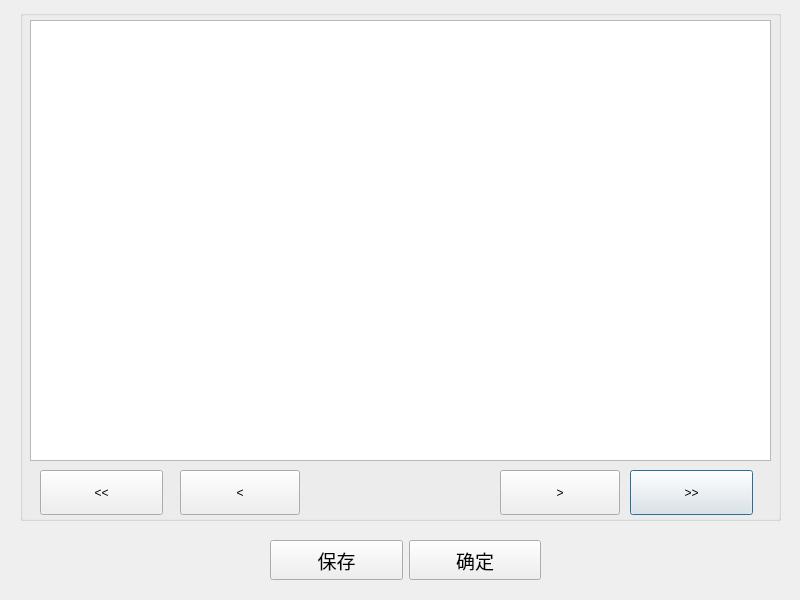
<?xml version="1.0" encoding="UTF-8"?>
<ui version="4.0">
 <class>RfidlogDialog</class>
 <widget class="QDialog" name="RfidlogDialog">
  <property name="geometry">
   <rect>
    <x>0</x>
    <y>0</y>
    <width>800</width>
    <height>600</height>
   </rect>
  </property>
  <property name="minimumSize">
   <size>
    <width>800</width>
    <height>600</height>
   </size>
  </property>
  <property name="windowTitle">
   <string>日志文件</string>
  </property>
  <widget class="QGroupBox" name="tablegroupBox">
   <property name="geometry">
    <rect>
     <x>20</x>
     <y>10</y>
     <width>761</width>
     <height>511</height>
    </rect>
   </property>
   <property name="title">
    <string/>
   </property>
   <widget class="QTableView" name="AuthRecordtableView">
    <property name="geometry">
     <rect>
      <x>10</x>
      <y>10</y>
      <width>741</width>
      <height>441</height>
     </rect>
    </property>
    <property name="maximumSize">
     <size>
      <width>16777215</width>
      <height>16777215</height>
     </size>
    </property>
   </widget>
   <widget class="QPushButton" name="AuthRightendButton">
    <property name="geometry">
     <rect>
      <x>610</x>
      <y>460</y>
      <width>123</width>
      <height>45</height>
     </rect>
    </property>
    <property name="text">
     <string>&gt;&gt;</string>
    </property>
   </widget>
   <widget class="QPushButton" name="AuthLeftendButton">
    <property name="geometry">
     <rect>
      <x>20</x>
      <y>460</y>
      <width>123</width>
      <height>45</height>
     </rect>
    </property>
    <property name="text">
     <string>&lt;&lt;</string>
    </property>
   </widget>
   <widget class="QPushButton" name="AuthLeftButton">
    <property name="geometry">
     <rect>
      <x>160</x>
      <y>460</y>
      <width>120</width>
      <height>45</height>
     </rect>
    </property>
    <property name="text">
     <string>&lt;</string>
    </property>
   </widget>
   <widget class="QPushButton" name="AuthRightButton">
    <property name="geometry">
     <rect>
      <x>480</x>
      <y>460</y>
      <width>120</width>
      <height>45</height>
     </rect>
    </property>
    <property name="text">
     <string>&gt;</string>
    </property>
   </widget>
  </widget>
  <widget class="QFrame" name="frame">
   <property name="geometry">
    <rect>
     <x>260</x>
     <y>530</y>
     <width>291</width>
     <height>61</height>
    </rect>
   </property>
   <widget class="QWidget" name="horizontalLayoutWidget">
    <property name="geometry">
     <rect>
      <x>10</x>
      <y>0</y>
      <width>271</width>
      <height>61</height>
     </rect>
    </property>
    <layout class="QHBoxLayout" name="horizontalLayout">
     <item>
      <widget class="QPushButton" name="AuthSaveButton">
       <property name="minimumSize">
        <size>
         <width>0</width>
         <height>40</height>
        </size>
       </property>
       <property name="font">
        <font>
         <pointsize>14</pointsize>
        </font>
       </property>
       <property name="text">
        <string>保存</string>
       </property>
      </widget>
     </item>
     <item>
      <widget class="QPushButton" name="AuthBackButton">
       <property name="minimumSize">
        <size>
         <width>0</width>
         <height>40</height>
        </size>
       </property>
       <property name="font">
        <font>
         <pointsize>14</pointsize>
        </font>
       </property>
       <property name="text">
        <string>确定</string>
       </property>
      </widget>
     </item>
    </layout>
   </widget>
  </widget>
 </widget>
 <resources/>
 <connections/>
</ui>
